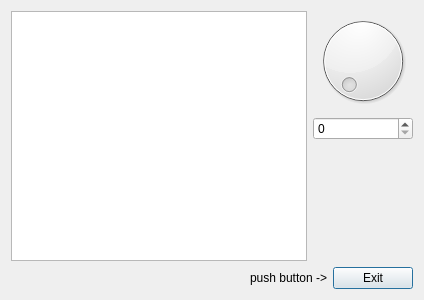
<?xml version="1.0" encoding="UTF-8"?>
<ui version="4.0">
 <class>DialogEx2</class>
 <widget class="QDialog" name="DialogEx2">
  <property name="geometry">
   <rect>
    <x>0</x>
    <y>0</y>
    <width>424</width>
    <height>300</height>
   </rect>
  </property>
  <property name="windowTitle">
   <string>Dialog</string>
  </property>
  <layout class="QVBoxLayout" name="verticalLayout_2">
   <item>
    <layout class="QHBoxLayout" name="horizontalLayout_2">
     <item>
      <widget class="QTextEdit" name="textEdit"/>
     </item>
     <item>
      <layout class="QVBoxLayout" name="verticalLayout">
       <item>
        <widget class="QDial" name="dial"/>
       </item>
       <item>
        <widget class="QSpinBox" name="spinBox"/>
       </item>
       <item>
        <spacer name="verticalSpacer">
         <property name="orientation">
          <enum>Qt::Vertical</enum>
         </property>
         <property name="sizeHint" stdset="0">
          <size>
           <width>20</width>
           <height>40</height>
          </size>
         </property>
        </spacer>
       </item>
      </layout>
     </item>
    </layout>
   </item>
   <item>
    <layout class="QHBoxLayout" name="horizontalLayout">
     <item>
      <spacer name="horizontalSpacer">
       <property name="orientation">
        <enum>Qt::Horizontal</enum>
       </property>
       <property name="sizeHint" stdset="0">
        <size>
         <width>40</width>
         <height>20</height>
        </size>
       </property>
      </spacer>
     </item>
     <item>
      <widget class="QLabel" name="label">
       <property name="text">
        <string>push button -&gt;</string>
       </property>
      </widget>
     </item>
     <item>
      <widget class="QPushButton" name="pushButton">
       <property name="text">
        <string>Exit</string>
       </property>
      </widget>
     </item>
    </layout>
   </item>
  </layout>
 </widget>
 <resources/>
 <connections>
  <connection>
   <sender>dial</sender>
   <signal>sliderMoved(int)</signal>
   <receiver>spinBox</receiver>
   <slot>setValue(int)</slot>
   <hints>
    <hint type="sourcelabel">
     <x>351</x>
     <y>54</y>
    </hint>
    <hint type="destinationlabel">
     <x>344</x>
     <y>131</y>
    </hint>
   </hints>
  </connection>
  <connection>
   <sender>spinBox</sender>
   <signal>valueChanged(int)</signal>
   <receiver>dial</receiver>
   <slot>setValue(int)</slot>
   <hints>
    <hint type="sourcelabel">
     <x>369</x>
     <y>130</y>
    </hint>
    <hint type="destinationlabel">
     <x>369</x>
     <y>95</y>
    </hint>
   </hints>
  </connection>
  <connection>
   <sender>pushButton</sender>
   <signal>clicked()</signal>
   <receiver>DialogEx2</receiver>
   <slot>reject()</slot>
   <hints>
    <hint type="sourcelabel">
     <x>350</x>
     <y>272</y>
    </hint>
    <hint type="destinationlabel">
     <x>45</x>
     <y>-9</y>
    </hint>
   </hints>
  </connection>
  <connection>
   <sender>spinBox</sender>
   <signal>valueChanged(QString)</signal>
   <receiver>textEdit</receiver>
   <slot>append(QString)</slot>
   <hints>
    <hint type="sourcelabel">
     <x>384</x>
     <y>125</y>
    </hint>
    <hint type="destinationlabel">
     <x>115</x>
     <y>227</y>
    </hint>
   </hints>
  </connection>
 </connections>
</ui>
